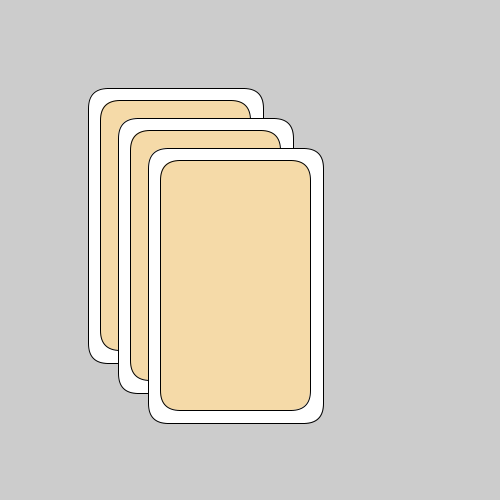
Frame 1 (no input)
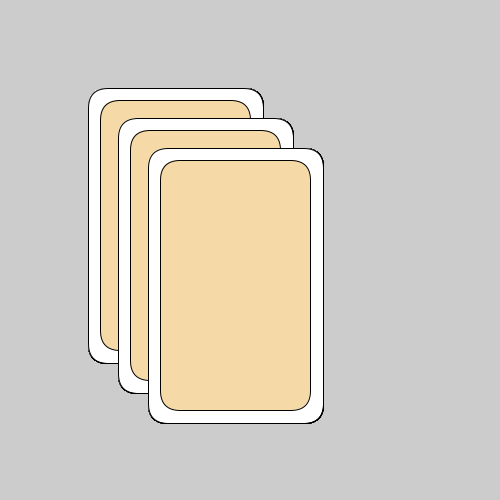
Frame 60 (the mouse pressed at the canvas centre just before this capture)
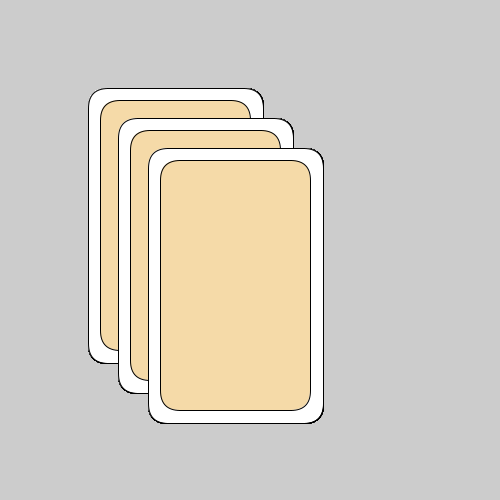
Frame 120 (the mouse held since frame 60 and released just before this capture)

The Processing sketch that drew these frames (run headless with seeded random() and noise(); from frame 60 on, the mouse is pressed at the canvas centre):

// Processing sketch: week02_2
// ── week02_2.pde
void setup(){
   size(500,500); 
}
int w=25;
void draw(){
  drawCard(100,100);  //使用函式
  drawCard(130,130);  //使用函式
  drawCard(160,160);  //使用函式  
}
void drawCard(int x,int y){
  fill(255);
  rect(x-w/2,y-w/2,150+w,250+w,20);  //弧度
  fill(#F5DAA8);
  rect(x,y,150,250,20);  //弧度
}
